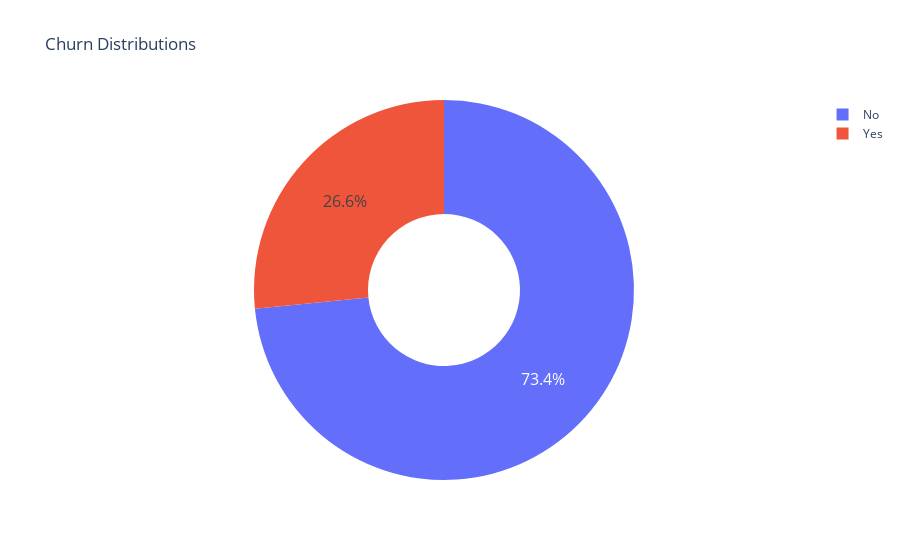

Here is the notebook cell this chart was saved with:
### Code cell
#Visualization
c_labels = ['No', 'Yes']
# Create subplots: use 'domain' type for Pie subplot
fig = make_subplots(rows=1, cols=2, specs=[[{'type':'domain'}, {'type':'domain'}]])
fig.add_trace(
    go.Pie(labels=c_labels, values=df['Churn'].value_counts(), name="Churn"))

# Use `hole` to create a donut-like pie chart
fig.update_traces(hole=.4, hoverinfo="label+percent+name", textfont_size=16)

fig.update_layout(
    title_text="Churn Distributions"
    # Add annotations in the center of the donut pies.
)
fig.show()

### Figure 1 — Plotly figure (JSON) as saved in the notebook; plotly's stock layout.template omitted (floating-point values rounded to 4 significant figures)
{"data": [{"hole": 0.4, "hoverinfo": "label+percent+name", "labels": ["No", "Yes"], "name": "Churn", "textfont": {"size": 16}, "type": "pie", "values": [5163, 1869]}], "layout": {"autosize": true, "title": {"text": "Churn Distributions"}}}
